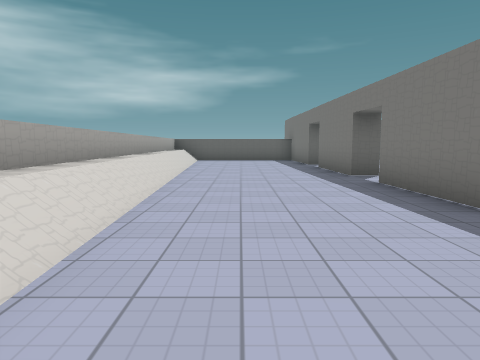
View 1 (above)

24 first-person views from a walk through a level from a Godot 3-D game. The camera is 1.4 m above the floor, tilts 6° down and sees 70° across. The floor is counted in squares, 2 m on a side. Each view is taken from the middle of a square. On the plan, view 1 faces up. The plan holds only what a view shows up to about 11 squares ahead; the rest is blank. The place goes on beyond the plan. Some surface patterns are stand-ins.

View 2
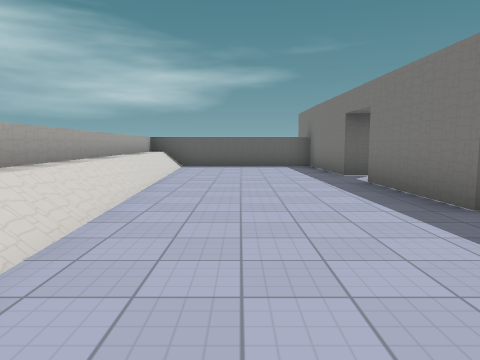

View 3
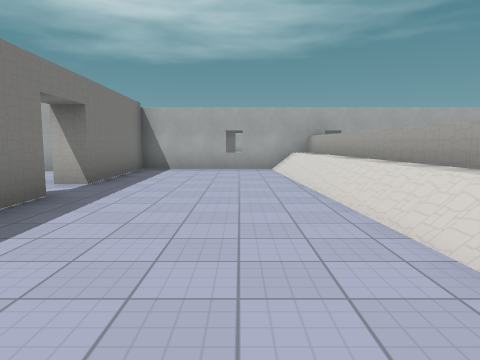

View 4
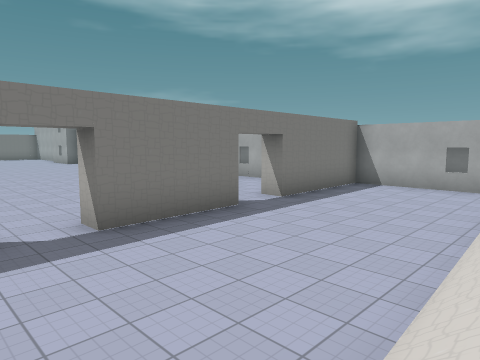

View 5
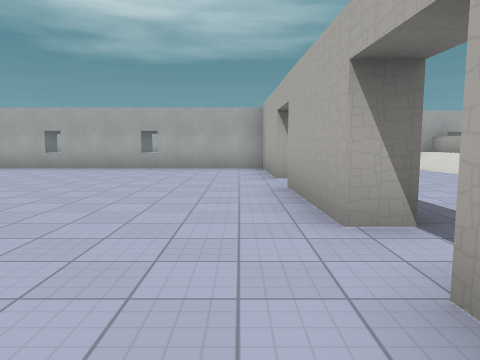

View 6
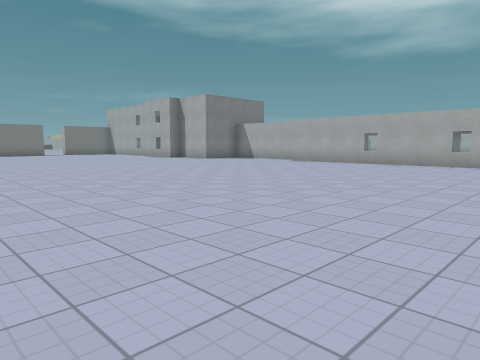

View 7
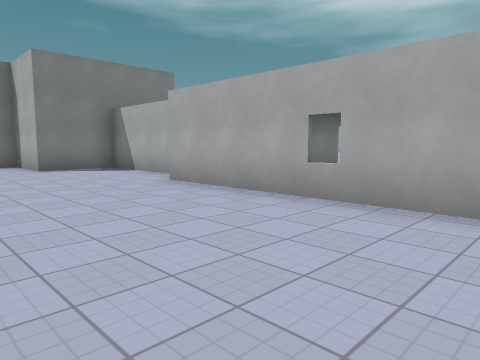

View 8
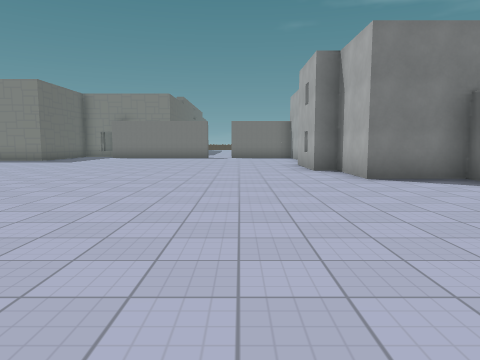

View 9
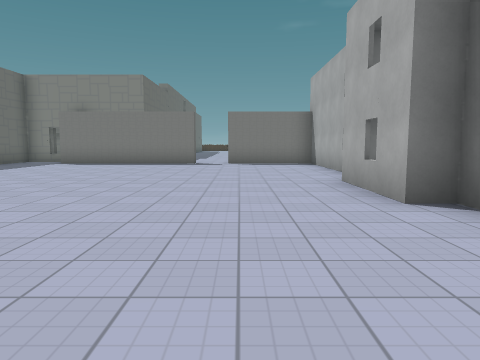

View 10
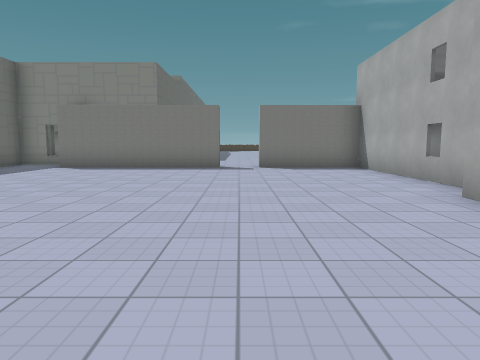

View 11
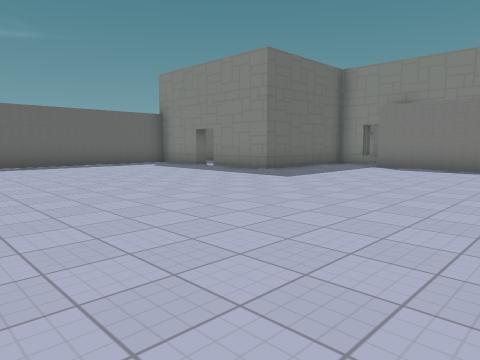

View 12
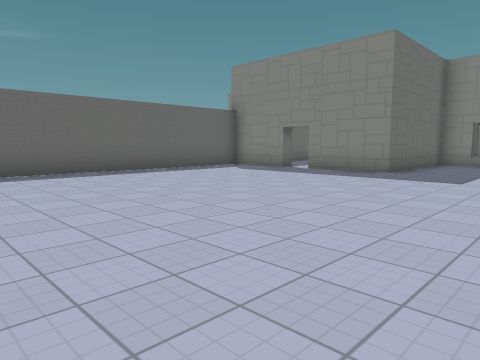

View 13
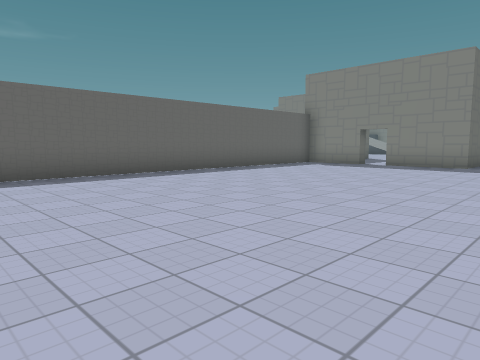

View 14
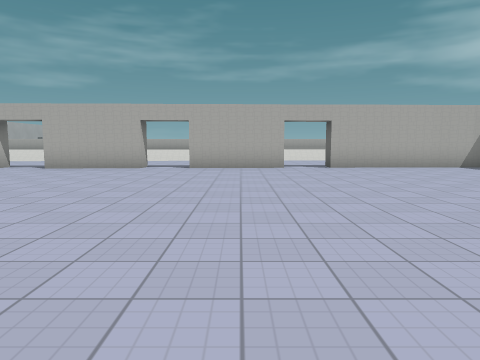

View 15
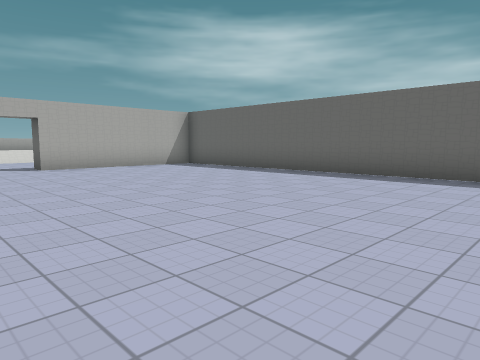

View 16
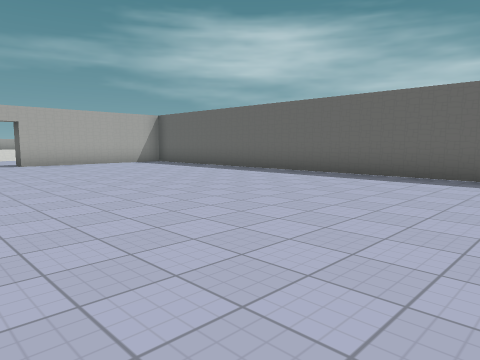

View 17
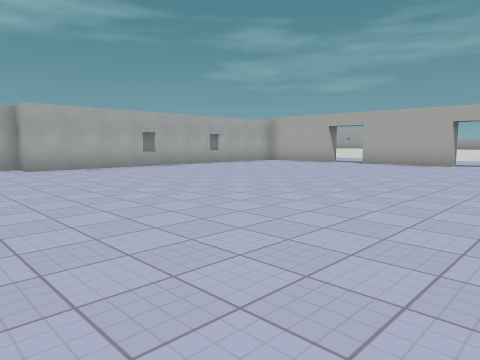

View 18
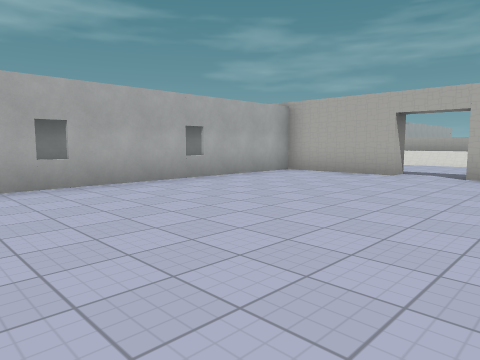

View 19
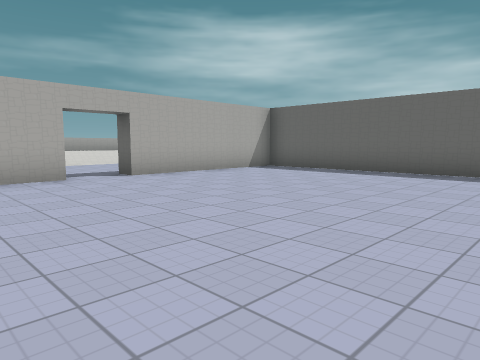

View 20
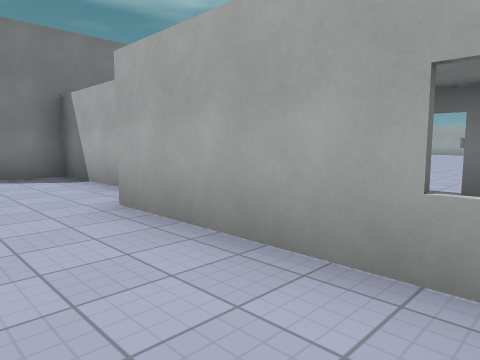

View 21
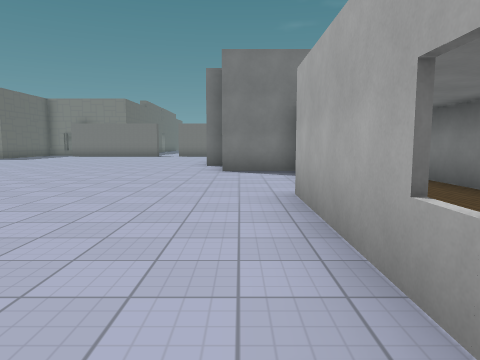

View 22
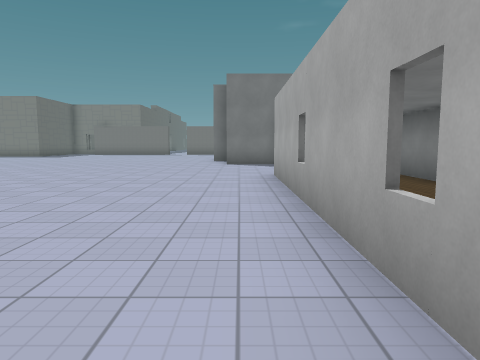

View 23
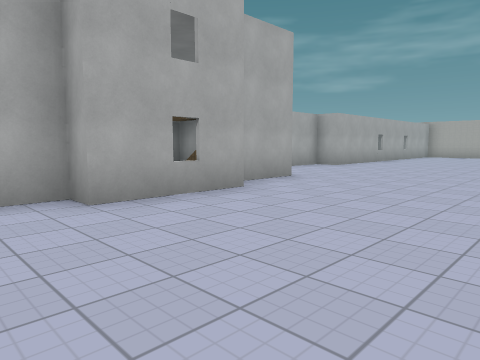

View 24
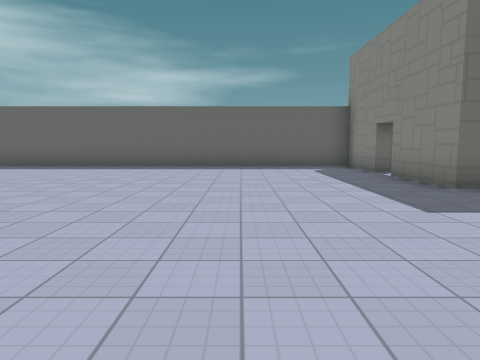

### Floor plan
Key: @ floor where view 1 was taken; # wall or solid block; x gap in a wall; . main floor; : floor 1 m higher than the main floor; / step, stairs or slope; ^ raised ledge.
Columns run from 3 left of view 1 to 28 right of it. Each row starts with its distance up from view 1.
 17       ######################
 16       #....................#
 15 ^^#####....................#
 14 ^/....#.....................
 13 ^/....#....................#
 12 ^/....#....................#
 11 ^/.........................#####
 10 ^/....#.........................
  9 ^/....#.......................#
  8  /....#.......................#
  7 ^/............................#
  6 ^/....#.......................#
  5 ^:....#.......................#
  4  :....#........................
  3  ^/...........................#
  2  ^/...#.......................#
  1  ^/...#...............###.....#
  0  ^/@..#.............### #######
 -1  ^/...###########...#
 -2  ######      ...#####
 -3              .....  #
 -4    ##  ##  ##xx######
 -5              ..
 -6              ..
 -7               .
 -8               .
 -9               ..
-10               ..

Where each view was taken, in squares from view 1:
view 1: 0 up, 0 right, facing up
view 2: 4 up, 0 right, facing up
view 3: 8 up, 0 right, facing down
view 4: 8 up, 2 left, facing down-right
view 5: 9 up, 4 right, facing down
view 6: 11 up, 4 right, facing down-right
view 7: 3 up, 7 right, facing down-right
view 8: 3 up, 10 right, facing right
view 9: 3 up, 15 right, facing right
view 10: 4 up, 17 right, facing right
view 11: 5 up, 17 right, facing up-right
view 12: 8 up, 16 right, facing up-right
view 13: 9 up, 13 right, facing up-right
view 14: 9 up, 13 right, facing left
view 15: 9 up, 13 right, facing up-left
view 16: 9 up, 15 right, facing up-left
view 17: 9 up, 15 right, facing down-left
view 18: 5 up, 11 right, facing down-left
view 19: 8 up, 10 right, facing up-left
view 20: 1 up, 9 right, facing down-right
view 21: 0 up, 8 right, facing right
view 22: 0 up, 5 right, facing right
view 23: 5 up, 23 right, facing down-left
view 24: 6 up, 21 right, facing up
